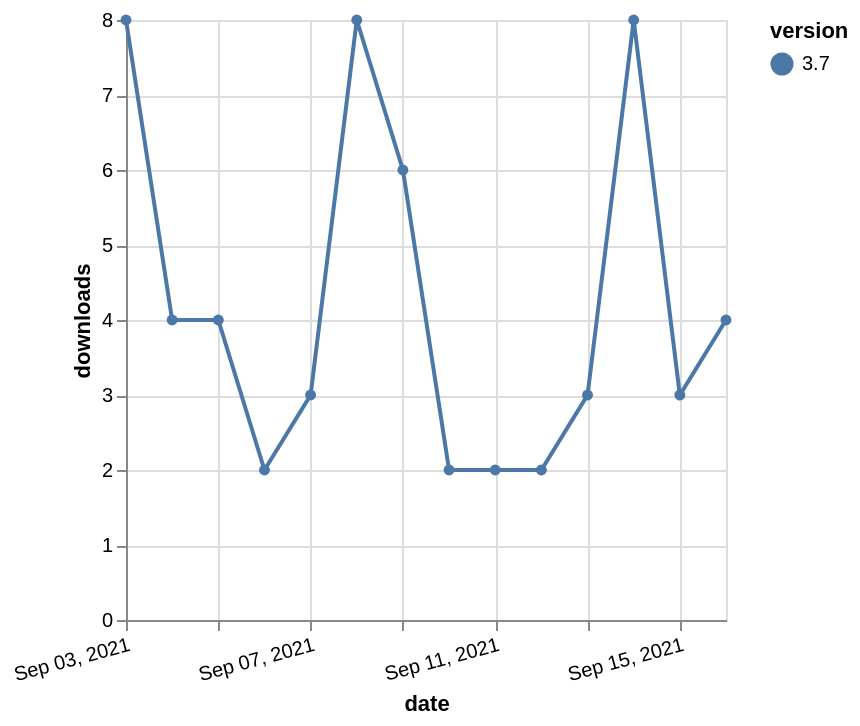

Describe this chart as a Vega-Lite specification.
### Vega-Lite specification from a JSON file in a GitHub repository (floating-point values rounded to 4 significant figures)
{"$schema": "https://vega.github.io/schema/vega-lite/v5.json", "description": "A simple bar chart with embedded data.", "data": {"values": [{"date": "2021-09-03", "total": 5186, "delta": 8, "version": "3.7"}, {"date": "2021-09-04", "total": 5190, "delta": 4, "version": "3.7"}, {"date": "2021-09-05", "total": 5194, "delta": 4, "version": "3.7"}, {"date": "2021-09-06", "total": 5196, "delta": 2, "version": "3.7"}, {"date": "2021-09-07", "total": 5199, "delta": 3, "version": "3.7"}, {"date": "2021-09-08", "total": 5207, "delta": 8, "version": "3.7"}, {"date": "2021-09-09", "total": 5213, "delta": 6, "version": "3.7"}, {"date": "2021-09-10", "total": 5215, "delta": 2, "version": "3.7"}, {"date": "2021-09-11", "total": 5217, "delta": 2, "version": "3.7"}, {"date": "2021-09-12", "total": 5219, "delta": 2, "version": "3.7"}, {"date": "2021-09-13", "total": 5222, "delta": 3, "version": "3.7"}, {"date": "2021-09-14", "total": 5230, "delta": 8, "version": "3.7"}, {"date": "2021-09-15", "total": 5233, "delta": 3, "version": "3.7"}, {"date": "2021-09-16", "total": 5237, "delta": 4, "version": "3.7"}]}, "width": "container", "mark": {"type": "line", "point": {"filled": true}}, "encoding": {"x": {"field": "date", "type": "temporal", "timeUnit": "yearmonthdate", "title": "date", "axis": {"labelAngle": -15}}, "y": {"field": "delta", "type": "quantitative", "title": "downloads"}, "color": {"field": "version", "type": "nominal"}, "tooltip": {"field": "delta"}}}
